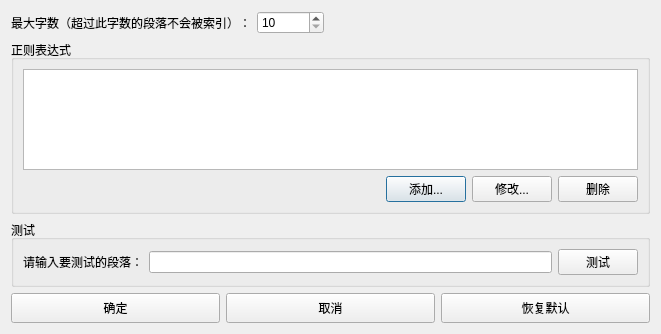
<?xml version="1.0" encoding="UTF-8"?>
<ui version="4.0">
 <class>DialogIndexAdvance</class>
 <widget class="QDialog" name="DialogIndexAdvance">
  <property name="geometry">
   <rect>
    <x>0</x>
    <y>0</y>
    <width>661</width>
    <height>334</height>
   </rect>
  </property>
  <property name="windowTitle">
   <string>索引设置</string>
  </property>
  <layout class="QVBoxLayout" name="verticalLayout_2">
   <item>
    <layout class="QHBoxLayout" name="horizontalLayout_3">
     <item>
      <widget class="QLabel" name="label">
       <property name="text">
        <string>最大字数（超过此字数的段落不会被索引）：</string>
       </property>
      </widget>
     </item>
     <item>
      <widget class="QSpinBox" name="spinBoxMaxWord">
       <property name="minimum">
        <number>10</number>
       </property>
       <property name="maximum">
        <number>9999999</number>
       </property>
      </widget>
     </item>
     <item>
      <spacer name="horizontalSpacer">
       <property name="orientation">
        <enum>Qt::Horizontal</enum>
       </property>
       <property name="sizeHint" stdset="0">
        <size>
         <width>40</width>
         <height>20</height>
        </size>
       </property>
      </spacer>
     </item>
    </layout>
   </item>
   <item>
    <widget class="QGroupBox" name="groupBox">
     <property name="title">
      <string>正则表达式</string>
     </property>
     <layout class="QVBoxLayout" name="verticalLayout">
      <item>
       <widget class="QListWidget" name="listWidgetIndex"/>
      </item>
      <item>
       <layout class="QHBoxLayout" name="horizontalLayout">
        <item>
         <spacer name="horizontalSpacer_6">
          <property name="orientation">
           <enum>Qt::Horizontal</enum>
          </property>
          <property name="sizeHint" stdset="0">
           <size>
            <width>40</width>
            <height>20</height>
           </size>
          </property>
         </spacer>
        </item>
        <item>
         <widget class="QPushButton" name="pushButtonAdd">
          <property name="text">
           <string>添加...</string>
          </property>
         </widget>
        </item>
        <item>
         <widget class="QPushButton" name="pushButtonModify">
          <property name="text">
           <string>修改...</string>
          </property>
         </widget>
        </item>
        <item>
         <widget class="QPushButton" name="pushButtonDel">
          <property name="text">
           <string>删除</string>
          </property>
         </widget>
        </item>
       </layout>
      </item>
     </layout>
    </widget>
   </item>
   <item>
    <widget class="QGroupBox" name="groupBox_2">
     <property name="title">
      <string>测试</string>
     </property>
     <layout class="QHBoxLayout" name="horizontalLayout_2">
      <item>
       <widget class="QLabel" name="label_2">
        <property name="text">
         <string>请输入要测试的段落：</string>
        </property>
       </widget>
      </item>
      <item>
       <widget class="QLineEdit" name="lineEditTest"/>
      </item>
      <item>
       <widget class="QPushButton" name="pushButtonTest">
        <property name="text">
         <string>测试</string>
        </property>
       </widget>
      </item>
     </layout>
    </widget>
   </item>
   <item>
    <layout class="QHBoxLayout" name="horizontalLayout_4">
     <item>
      <widget class="QPushButton" name="pushButtonOk">
       <property name="sizePolicy">
        <sizepolicy hsizetype="Preferred" vsizetype="Minimum">
         <horstretch>0</horstretch>
         <verstretch>0</verstretch>
        </sizepolicy>
       </property>
       <property name="minimumSize">
        <size>
         <width>0</width>
         <height>30</height>
        </size>
       </property>
       <property name="text">
        <string>确定</string>
       </property>
      </widget>
     </item>
     <item>
      <widget class="QPushButton" name="pushButtonCancel">
       <property name="sizePolicy">
        <sizepolicy hsizetype="Minimum" vsizetype="Preferred">
         <horstretch>0</horstretch>
         <verstretch>0</verstretch>
        </sizepolicy>
       </property>
       <property name="text">
        <string>取消</string>
       </property>
      </widget>
     </item>
     <item>
      <widget class="QPushButton" name="pushButtonDefault">
       <property name="sizePolicy">
        <sizepolicy hsizetype="Minimum" vsizetype="Preferred">
         <horstretch>0</horstretch>
         <verstretch>0</verstretch>
        </sizepolicy>
       </property>
       <property name="text">
        <string>恢复默认</string>
       </property>
      </widget>
     </item>
    </layout>
   </item>
  </layout>
 </widget>
 <tabstops>
  <tabstop>spinBoxMaxWord</tabstop>
  <tabstop>listWidgetIndex</tabstop>
  <tabstop>pushButtonAdd</tabstop>
  <tabstop>pushButtonModify</tabstop>
  <tabstop>pushButtonDel</tabstop>
  <tabstop>lineEditTest</tabstop>
  <tabstop>pushButtonTest</tabstop>
  <tabstop>pushButtonOk</tabstop>
  <tabstop>pushButtonCancel</tabstop>
  <tabstop>pushButtonDefault</tabstop>
 </tabstops>
 <resources/>
 <connections/>
</ui>
